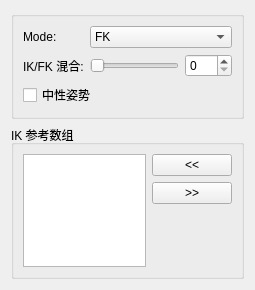
<?xml version="1.0" encoding="UTF-8"?>
<ui version="4.0">
 <class>Form</class>
 <widget class="QWidget" name="Form">
  <property name="geometry">
   <rect>
    <x>0</x>
    <y>0</y>
    <width>255</width>
    <height>290</height>
   </rect>
  </property>
  <property name="windowTitle">
   <string>表单</string>
  </property>
  <layout class="QGridLayout" name="gridLayout">
   <item row="0" column="0">
    <widget class="QGroupBox" name="groupBox">
     <property name="title">
      <string/>
     </property>
     <layout class="QGridLayout" name="gridLayout_2">
      <item row="0" column="0">
       <layout class="QVBoxLayout" name="verticalLayout">
        <item>
         <layout class="QFormLayout" name="formLayout">
          <item row="0" column="0">
           <widget class="QLabel" name="mode_label">
            <property name="text">
             <string>Mode:</string>
            </property>
           </widget>
          </item>
          <item row="0" column="1">
           <widget class="QComboBox" name="mode_comboBox">
            <property name="sizePolicy">
             <sizepolicy hsizetype="Expanding" vsizetype="Fixed">
              <horstretch>0</horstretch>
              <verstretch>0</verstretch>
             </sizepolicy>
            </property>
            <item>
             <property name="text">
              <string>FK</string>
             </property>
            </item>
            <item>
             <property name="text">
              <string>IK</string>
             </property>
            </item>
            <item>
             <property name="text">
              <string>FK/IK</string>
             </property>
            </item>
           </widget>
          </item>
          <item row="1" column="0">
           <widget class="QLabel" name="ikfk_label">
            <property name="text">
             <string>IK/FK 混合:</string>
            </property>
           </widget>
          </item>
          <item row="1" column="1">
           <layout class="QHBoxLayout" name="horizontalLayout_3">
            <item>
             <widget class="QSlider" name="ikfk_slider">
              <property name="minimumSize">
               <size>
                <width>0</width>
                <height>15</height>
               </size>
              </property>
              <property name="maximum">
               <number>100</number>
              </property>
              <property name="orientation">
               <enum>Qt::Horizontal</enum>
              </property>
             </widget>
            </item>
            <item>
             <widget class="QSpinBox" name="ikfk_spinBox">
              <property name="maximum">
               <number>100</number>
              </property>
             </widget>
            </item>
           </layout>
          </item>
         </layout>
        </item>
        <item>
         <widget class="QCheckBox" name="neutralPose_checkBox">
          <property name="text">
           <string>中性姿势</string>
          </property>
         </widget>
        </item>
       </layout>
      </item>
     </layout>
    </widget>
   </item>
   <item row="1" column="0">
    <widget class="QGroupBox" name="ikRefArray_groupBox">
     <property name="title">
      <string>IK 参考数组</string>
     </property>
     <layout class="QGridLayout" name="gridLayout_3">
      <item row="0" column="0">
       <layout class="QHBoxLayout" name="ikRefArray_horizontalLayout">
        <item>
         <layout class="QVBoxLayout" name="ikRefArray_verticalLayout_1">
          <item>
           <widget class="QListWidget" name="ikRefArray_listWidget">
            <property name="dragDropOverwriteMode">
             <bool>true</bool>
            </property>
            <property name="dragDropMode">
             <enum>QAbstractItemView::InternalMove</enum>
            </property>
            <property name="defaultDropAction">
             <enum>Qt::MoveAction</enum>
            </property>
            <property name="alternatingRowColors">
             <bool>true</bool>
            </property>
            <property name="selectionMode">
             <enum>QAbstractItemView::ExtendedSelection</enum>
            </property>
            <property name="selectionRectVisible">
             <bool>false</bool>
            </property>
           </widget>
          </item>
         </layout>
        </item>
        <item>
         <layout class="QVBoxLayout" name="ikRefArray_verticalLayout_2">
          <item>
           <widget class="QPushButton" name="ikRefArrayAdd_pushButton">
            <property name="text">
             <string>&lt;&lt;</string>
            </property>
           </widget>
          </item>
          <item>
           <widget class="QPushButton" name="ikRefArrayRemove_pushButton">
            <property name="text">
             <string>&gt;&gt;</string>
            </property>
           </widget>
          </item>
          <item>
           <spacer name="ikRefArray_verticalSpacer">
            <property name="orientation">
             <enum>Qt::Vertical</enum>
            </property>
            <property name="sizeHint" stdset="0">
             <size>
              <width>20</width>
              <height>40</height>
             </size>
            </property>
           </spacer>
          </item>
         </layout>
        </item>
       </layout>
      </item>
     </layout>
    </widget>
   </item>
  </layout>
 </widget>
 <resources/>
 <connections>
  <connection>
   <sender>ikfk_slider</sender>
   <signal>sliderMoved(int)</signal>
   <receiver>ikfk_spinBox</receiver>
   <slot>setValue(int)</slot>
   <hints>
    <hint type="sourcelabel">
     <x>144</x>
     <y>47</y>
    </hint>
    <hint type="destinationlabel">
     <x>220</x>
     <y>45</y>
    </hint>
   </hints>
  </connection>
  <connection>
   <sender>ikfk_spinBox</sender>
   <signal>valueChanged(int)</signal>
   <receiver>ikfk_slider</receiver>
   <slot>setValue(int)</slot>
   <hints>
    <hint type="sourcelabel">
     <x>222</x>
     <y>37</y>
    </hint>
    <hint type="destinationlabel">
     <x>182</x>
     <y>37</y>
    </hint>
   </hints>
  </connection>
 </connections>
</ui>
